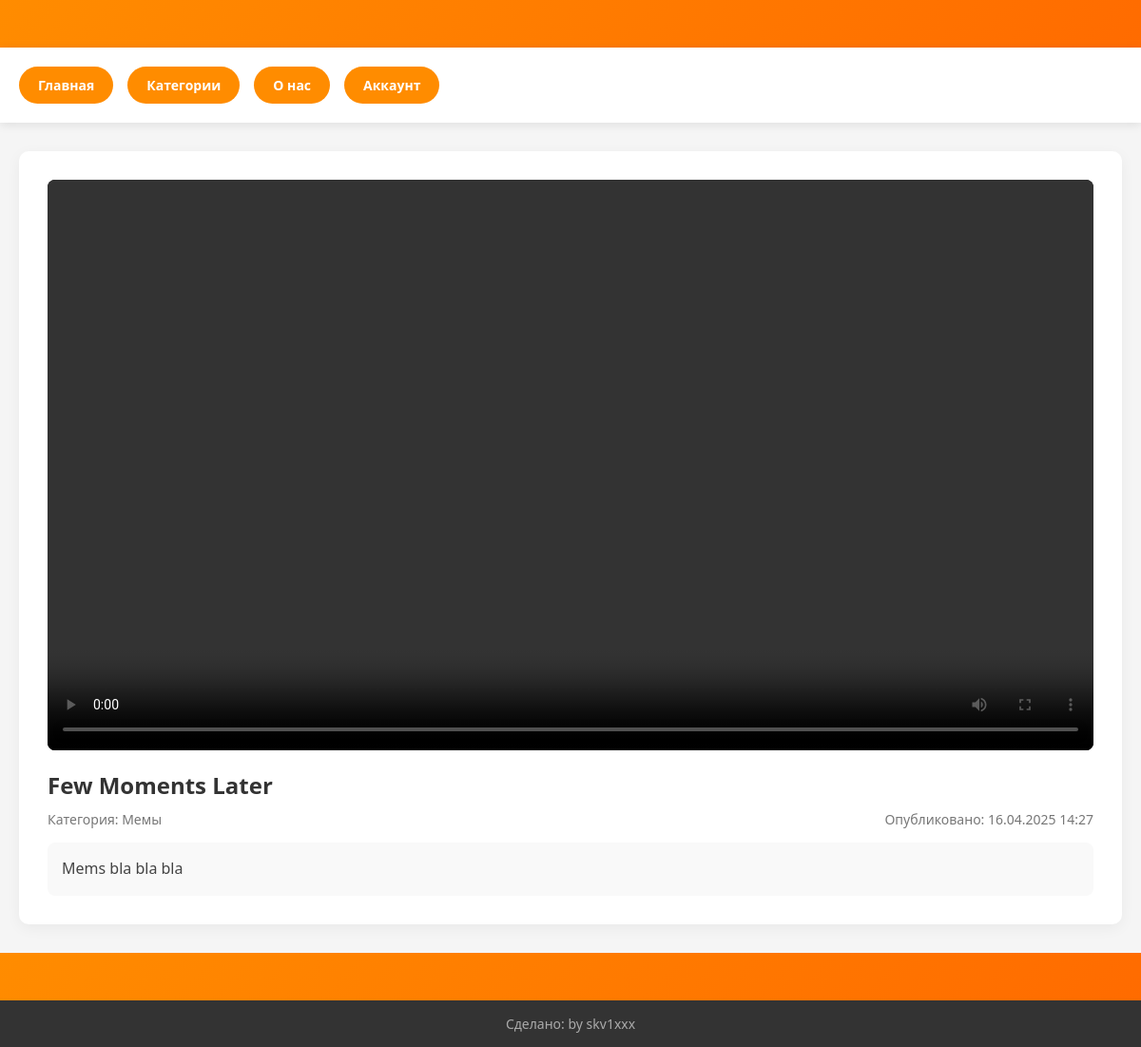
The app's page /video/1/, older data.
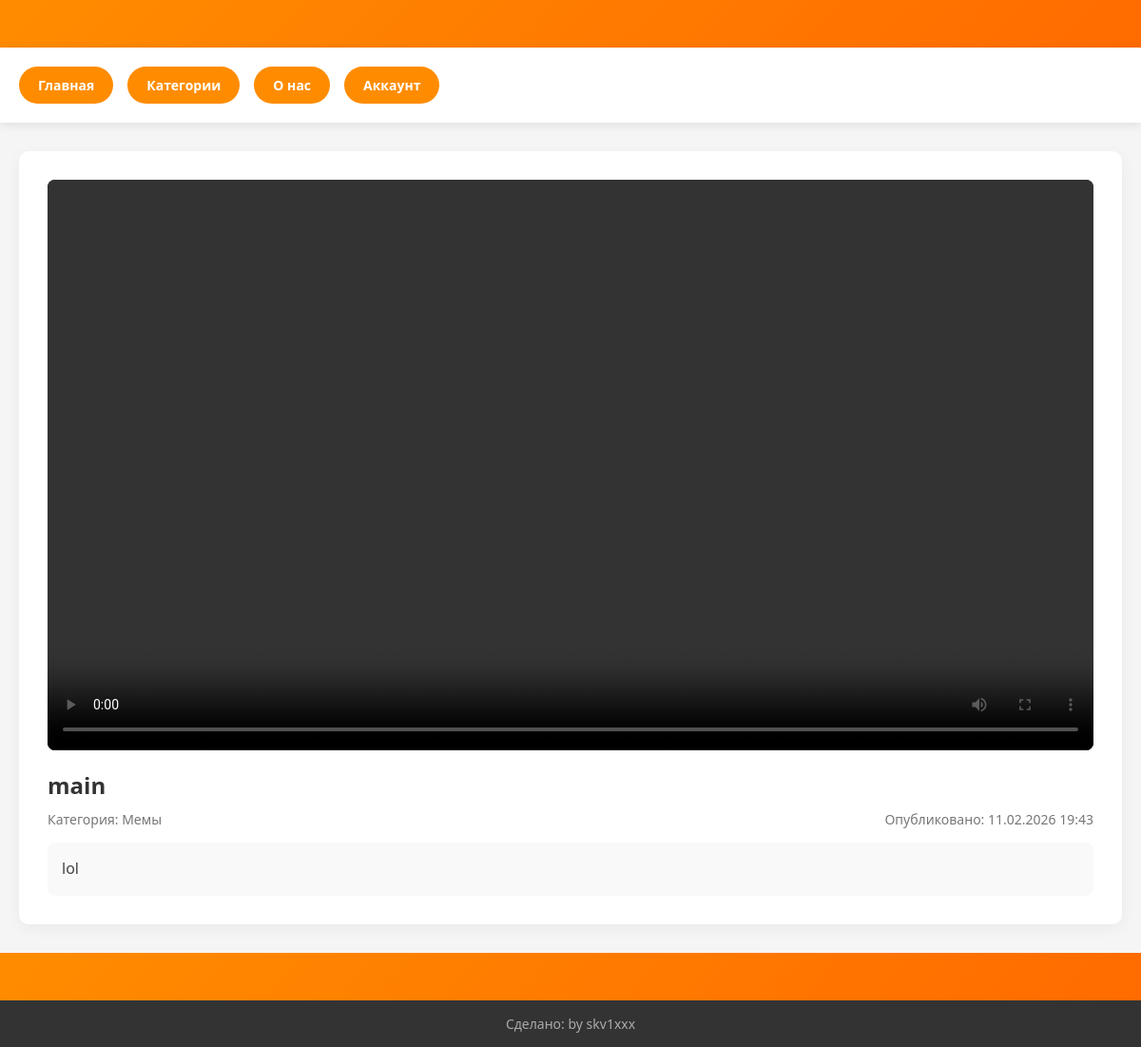
The same page, newer data.
### vhost/models.py (models this page shows, shortened)
class BDvid(models.Model):
    title = models.CharField(max_length=200, verbose_name="Название")
    description = models.TextField(verbose_name="Описание")
    publish_time = models.DateTimeField(verbose_name="Время публикации")
    video_file = models.FileField(upload_to='videos/', verbose_name="Видео файл")
    thumbnail = models.ImageField(
        upload_to='thumbnails/',
        null=True,
        blank=True,
        verbose_name="Превью видео",
        validators=[FileExtensionValidator(allowed_extensions=['jpg', 'jpeg', 'png'])]
    )
    category = models.ForeignKey(
        'BDkat',
        on_delete=models.SET_NULL,
        null=True,
        blank=True,
        verbose_name="Категория"
    )
    class Meta:
        verbose_name = "Видео"
        verbose_name_plural = "Видео"
        ordering = ["title"]

class BDkat(models.Model):
    name = models.CharField(max_length=100, db_index=True, unique=True)
    thumbnail = models.ImageField(
        upload_to='thumbnails/',
        null=True,
        blank=True,
        verbose_name="Изображение категории",
        validators=[FileExtensionValidator(allowed_extensions=['jpg', 'jpeg', 'png'])]
    )
    class Meta:
        verbose_name = "Категория"
        verbose_name_plural = "Категория"
        ordering = ["name"]

### vhost/views.py (the view)
# urls.py: path('video/<int:video_id>/', views.video_detail, name='video_detail'),
def video_detail(request, video_id):
    try:
        video = BDvid.objects.select_related('category').get(id=video_id)
    except BDvid.DoesNotExist:
        raise Http404("Видео не найдено")
    context = {
        'video': video,
    }
    return render(request, 'video_detail.html', context)

### vhost/templates/video_detail.html (shortened to what this page needs)
<!DOCTYPE html>
<html lang="ru">
<head>
</head>
<body>
    <div class="top-margin"></div>
    <header>
        <div class="header-content">
            <div class="nav-buttons">
                <a href="{% url 'home' %}" class="nav-button">Главная</a>
                <a href="{% url 'kat' %}" class="nav-button">Категории</a>
                <a href="{% url 'about_us' %}" class="nav-button">О нас</a>
                <a href="{% url 'acc' %}" class="nav-button">Аккаунт</a>
            </div>
        </div>
    </header>
    <main>
        <div class="video-container">
            <div class="video-player">
                <video controls autoplay>
                    <source src="{{ video.video_file.url }}" type="video/mp4">
                </video>
            </div>
            <div class="video-info">
                <h1 class="video-title">{{ video.title }}</h1>
                <div class="video-meta">
                    <span>Категория: {{ video.category.name|default:"Без категории" }}</span>
                    <span>Опубликовано: {{ video.publish_time|date:"d.m.Y H:i" }}</span>
                </div>
                <div class="video-description">
                    {{ video.description|linebreaks }}
                </div>
            </div>
        </div>
    </main>
    <div class="bottom-margin"></div>
    <footer>
        Сделано: by skv1xxx
    </footer>
</body>
</html>

Row changes from the older to the newer data that the page shows:
changed BDvid "Мемы": title "Few Moments Later" → "main"; publish_time "16.04.2025 14:27" → "11.02.2026 19:43"; description "Mems bla bla bla" → "lol"
